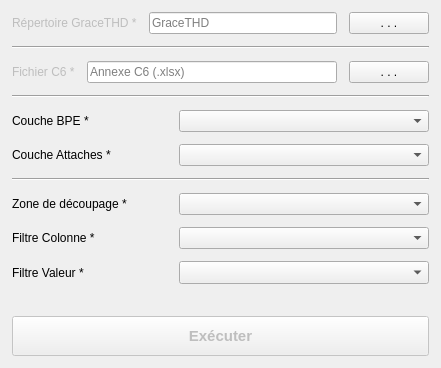
     <widget class="QWidget" name="tab_police_c6">
      <attribute name="title">
       <string>4. POLICE C6</string>
      </attribute>
      <layout class="QVBoxLayout" name="verticalLayout_c6police">
       <property name="spacing">
        <number>12</number>
       </property>
       <property name="leftMargin">
        <number>12</number>
       </property>
       <property name="topMargin">
        <number>12</number>
       </property>
       <property name="rightMargin">
        <number>12</number>
       </property>
       <property name="bottomMargin">
        <number>12</number>
       </property>
       <item>
        <layout class="QHBoxLayout" name="horizontalLayout_8">
         <item>
          <!-- GraceTHD masqué - chemin fixe interne GraceTHD/GraceTHD/shapes -->
          <widget class="QLabel" name="repertoireGTHD">
           <property name="visible">
            <bool>false</bool>
           </property>
           <property name="enabled">
            <bool>false</bool>
           </property>
           <property name="sizePolicy">
            <sizepolicy hsizetype="Fixed" vsizetype="Fixed">
             <horstretch>0</horstretch>
             <verstretch>0</verstretch>
            </sizepolicy>
           </property>
           <property name="text">
            <string>Répertoire GraceTHD *</string>
           </property>
          </widget>
         </item>
         <item>
          <widget class="QLineEdit" name="c6LienCheminGraceThd">
           <property name="visible">
            <bool>false</bool>
           </property>
           <property name="enabled">
            <bool>true</bool>
           </property>
           <property name="sizePolicy">
            <sizepolicy hsizetype="Expanding" vsizetype="Fixed">
             <horstretch>0</horstretch>
             <verstretch>0</verstretch>
            </sizepolicy>
           </property>
           <property name="placeholderText">
            <string>GraceTHD</string>
           </property>
          </widget>
         </item>
         <item>
          <widget class="QPushButton" name="boutonCheminGraceThd">
           <property name="visible">
            <bool>false</bool>
           </property>
           <property name="sizePolicy">
            <sizepolicy hsizetype="Fixed" vsizetype="Fixed">
             <horstretch>0</horstretch>
             <verstretch>0</verstretch>
            </sizepolicy>
           </property>
           <property name="text">
            <string>. . .</string>
           </property>
          </widget>
         </item>
        </layout>
       </item>
       <item>
        <widget class="Line" name="line_8">
         <property name="orientation">
          <enum>Qt::Horizontal</enum>
         </property>
        </widget>
       </item>
       <item>
        <layout class="QHBoxLayout" name="horizontalLayout_1">
         <item>
          <widget class="QLabel" name="label_1">
           <property name="enabled">
            <bool>false</bool>
           </property>
           <property name="sizePolicy">
            <sizepolicy hsizetype="Fixed" vsizetype="Fixed">
             <horstretch>0</horstretch>
             <verstretch>0</verstretch>
            </sizepolicy>
           </property>
           <property name="text">
            <string>Fichier C6 *</string>
           </property>
          </widget>
         </item>
         <item>
          <widget class="QLineEdit" name="C6LienCheminImportFichier">
           <property name="enabled">
            <bool>true</bool>
           </property>
           <property name="sizePolicy">
            <sizepolicy hsizetype="Expanding" vsizetype="Fixed">
             <horstretch>0</horstretch>
             <verstretch>0</verstretch>
            </sizepolicy>
           </property>
           <property name="placeholderText">
            <string>Annexe C6 (.xlsx)</string>
           </property>
          </widget>
         </item>
         <item>
          <widget class="QPushButton" name="c6BoutonCheminImport">
           <property name="sizePolicy">
            <sizepolicy hsizetype="Fixed" vsizetype="Fixed">
             <horstretch>0</horstretch>
             <verstretch>0</verstretch>
            </sizepolicy>
           </property>
           <property name="text">
            <string>. . .</string>
           </property>
          </widget>
         </item>
        </layout>
       </item>
       <item>
        <widget class="Line" name="line_11">
         <property name="orientation">
          <enum>Qt::Horizontal</enum>
         </property>
        </widget>
       </item>
       <item>
        <layout class="QHBoxLayout" name="horizontalLayout_35">
         <item>
          <widget class="QLabel" name="label_24">
           <property name="text">
            <string>Couche BPE *</string>
           </property>
          </widget>
         </item>
         <item>
          <spacer name="horizontalSpacer_56">
           <property name="orientation">
            <enum>Qt::Horizontal</enum>
           </property>
           <property name="sizeHint" stdset="0">
            <size>
             <width>40</width>
             <height>20</height>
            </size>
           </property>
          </spacer>
         </item>
         <item>
          <widget class="QComboBox" name="c6ComboBoxCoucheBpe">
           <property name="minimumSize">
            <size>
             <width>250</width>
             <height>0</height>
            </size>
           </property>
           <item>
            <property name="text">
             <string/>
            </property>
           </item>
          </widget>
         </item>
        </layout>
       </item>
       <item>
        <layout class="QHBoxLayout" name="horizontalLayout_36">
         <item>
          <widget class="QLabel" name="label_25">
           <property name="text">
            <string>Couche Attaches *</string>
           </property>
          </widget>
         </item>
         <item>
          <spacer name="horizontalSpacer_57">
           <property name="orientation">
            <enum>Qt::Horizontal</enum>
           </property>
           <property name="sizeHint" stdset="0">
            <size>
             <width>40</width>
             <height>20</height>
            </size>
           </property>
          </spacer>
         </item>
         <item>
          <widget class="QComboBox" name="c6ComboBoxCoucheAttaches">
           <property name="minimumSize">
            <size>
             <width>250</width>
             <height>0</height>
            </size>
           </property>
           <item>
            <property name="text">
             <string/>
            </property>
           </item>
          </widget>
         </item>
        </layout>
       </item>
       <item>
        <widget class="Line" name="line_33">
         <property name="orientation">
          <enum>Qt::Horizontal</enum>
         </property>
        </widget>
       </item>
       <item>
        <layout class="QHBoxLayout" name="horizontalLayout_4">
         <item>
          <widget class="QLabel" name="label_10">
           <property name="text">
            <string>Zone de découpage *</string>
           </property>
          </widget>
         </item>
         <item>
          <spacer name="horizontalSpacer_23">
           <property name="orientation">
            <enum>Qt::Horizontal</enum>
           </property>
           <property name="sizeHint" stdset="0">
            <size>
             <width>40</width>
             <height>20</height>
            </size>
           </property>
          </spacer>
         </item>
         <item>
          <widget class="QComboBox" name="c6ComboBoxCoucheEtudes">
           <property name="minimumSize">
            <size>
             <width>250</width>
             <height>0</height>
            </size>
           </property>
           <item>
            <property name="text">
             <string/>
            </property>
           </item>
          </widget>
         </item>
        </layout>
       </item>
       <item>
        <layout class="QHBoxLayout" name="horizontalLayout_12">
         <item>
          <widget class="QLabel" name="label_11">
           <property name="text">
            <string>Filtre Colonne *</string>
           </property>
          </widget>
         </item>
         <item>
          <spacer name="horizontalSpacer_24">
           <property name="orientation">
            <enum>Qt::Horizontal</enum>
           </property>
           <property name="sizeHint" stdset="0">
            <size>
             <width>40</width>
             <height>20</height>
            </size>
           </property>
          </spacer>
         </item>
         <item>
          <widget class="QComboBox" name="c6comboBoxColonneDecoupage">
           <property name="minimumSize">
            <size>
             <width>250</width>
             <height>0</height>
            </size>
           </property>
          </widget>
         </item>
        </layout>
       </item>
       <item>
        <layout class="QHBoxLayout" name="horizontalLayout_5">
         <item>
          <widget class="QLabel" name="label_12">
           <property name="text">
            <string>Filtre Valeur *</string>
           </property>
          </widget>
         </item>
         <item>
          <spacer name="horizontalSpacer_25">
           <property name="orientation">
            <enum>Qt::Horizontal</enum>
           </property>
           <property name="sizeHint" stdset="0">
            <size>
             <width>40</width>
             <height>20</height>
            </size>
           </property>
          </spacer>
         </item>
         <item>
          <widget class="QComboBox" name="c6ComboBoxValeur">
           <property name="enabled">
            <bool>true</bool>
           </property>
           <property name="minimumSize">
            <size>
             <width>250</width>
             <height>0</height>
            </size>
           </property>
           <property name="font">
            <font>
             <pointsize>10</pointsize>
             <weight>75</weight>
             <bold>true</bold>
            </font>
           </property>
           <property name="currentIndex">
            <number>-1</number>
           </property>
          </widget>
         </item>
        </layout>
       </item>
       <item>
        <spacer name="verticalSpacer_c6">
         <property name="orientation">
          <enum>Qt::Vertical</enum>
         </property>
         <property name="sizeHint" stdset="0">
          <size>
           <width>20</width>
           <height>20</height>
          </size>
         </property>
        </spacer>
       </item>
       <item>
        <widget class="QPushButton" name="c6Lanceur">
         <property name="enabled">
          <bool>false</bool>
         </property>
         <property name="minimumSize">
          <size>
           <width>0</width>
           <height>40</height>
          </size>
         </property>
         <property name="font">
          <font>
           <pointsize>11</pointsize>
           <weight>75</weight>
           <bold>true</bold>
          </font>
         </property>
         <property name="cursor">
          <cursorShape>PointingHandCursor</cursorShape>
         </property>
         <property name="text">
          <string>Exécuter</string>
         </property>
        </widget>
       </item>
      </layout>
     </widget>
